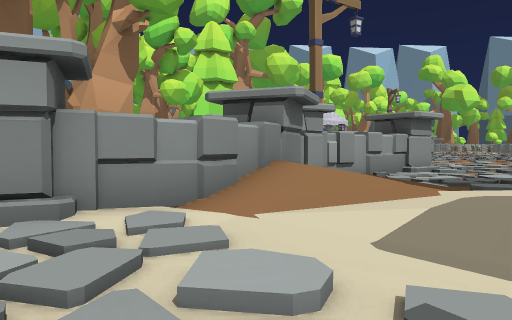
[1] (above)

23 first-person views from a walk through a 3-D level made in the Unity game engine. The camera is 1.3 m above the floor, tilts 2° down and sees 70° across. The floor is counted in squares, 2 m on a side. Each view is taken from the middle of a square. On the plan, view 1 faces up. The plan holds only what a view shows up to about 11 squares ahead; the rest is blank. The place goes on beyond the plan. The player is left out. Some animated figures are left out. Some surface patterns are stand-ins.

[2]
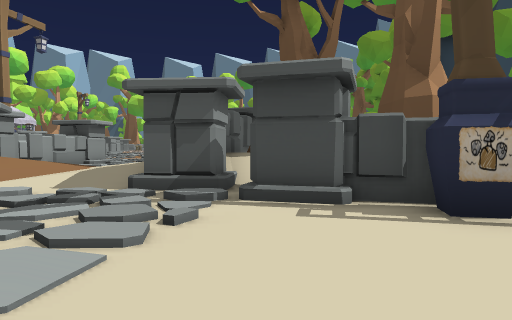

[3]
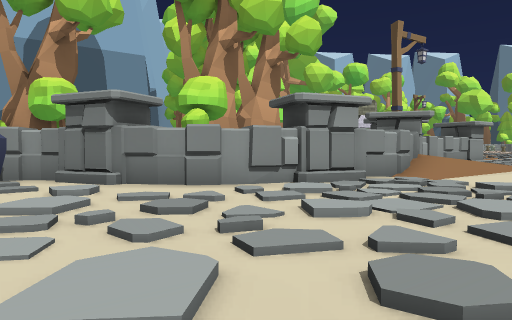

[4]
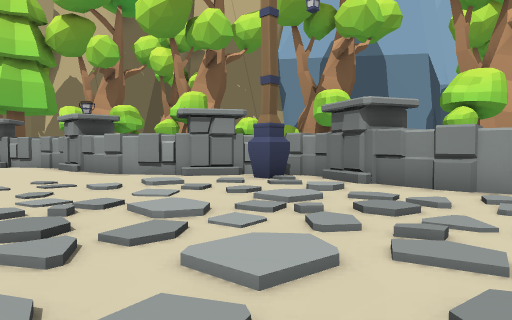

[5]
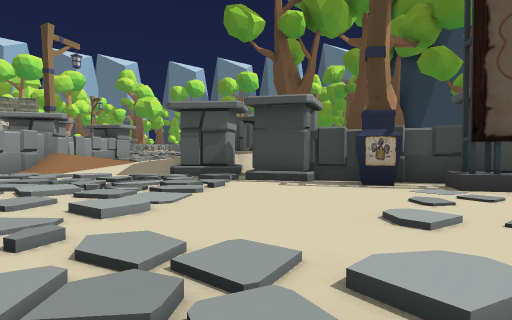

[6]
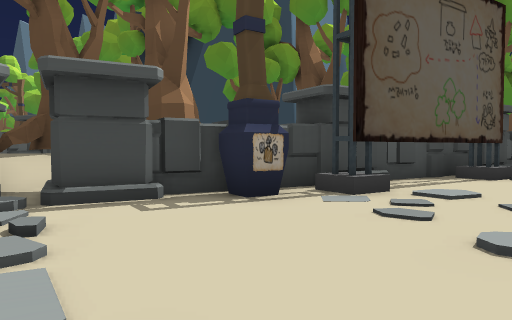

[7]
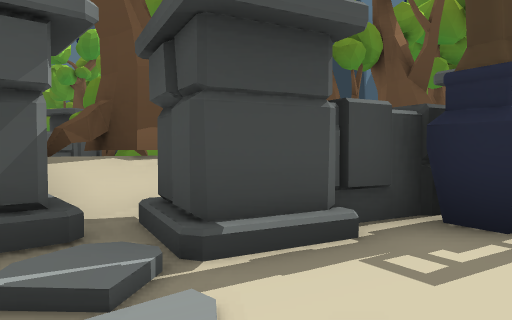

[8]
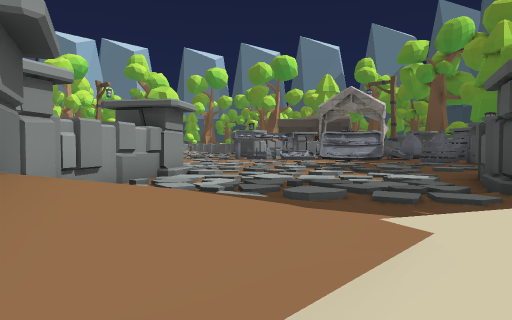

[9]
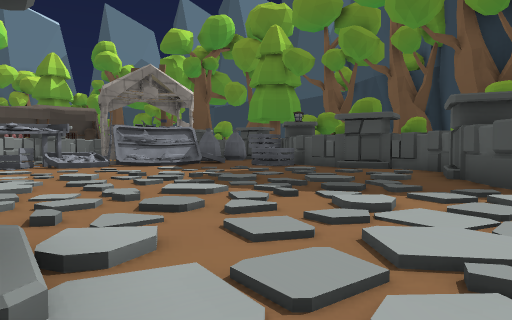

[10]
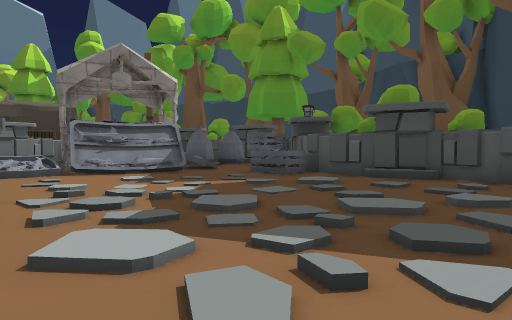

[11]
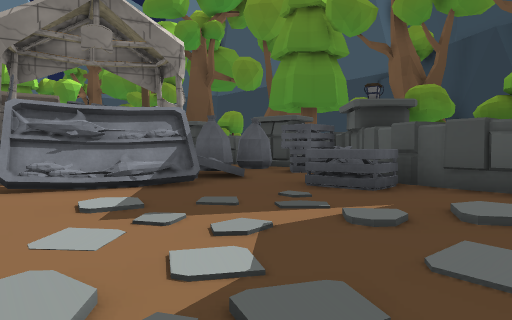

[12]
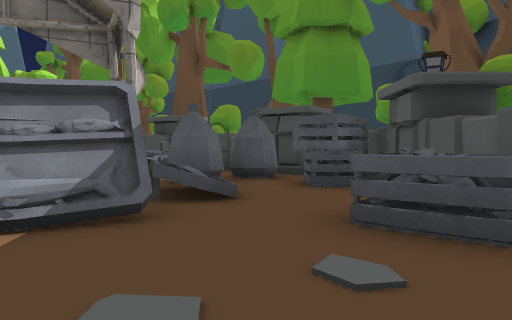

[13]
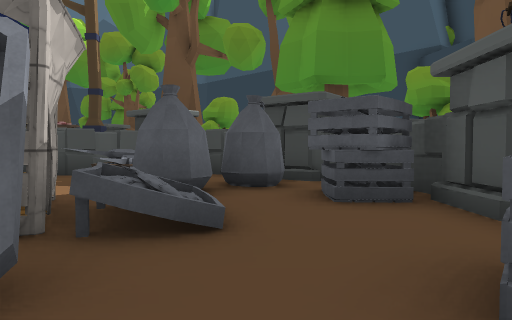

[14]
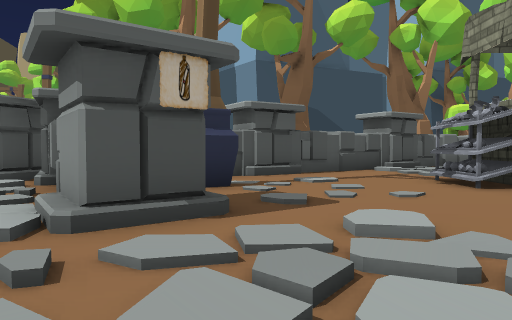

[15]
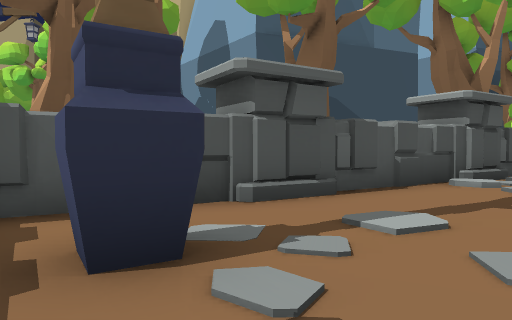

[16]
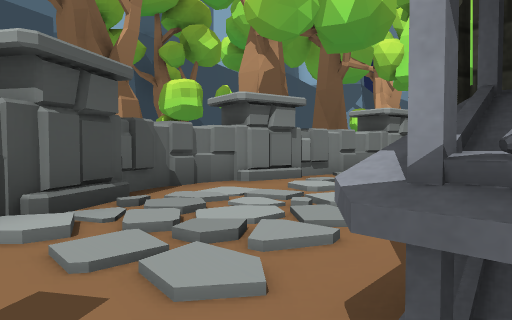

[17]
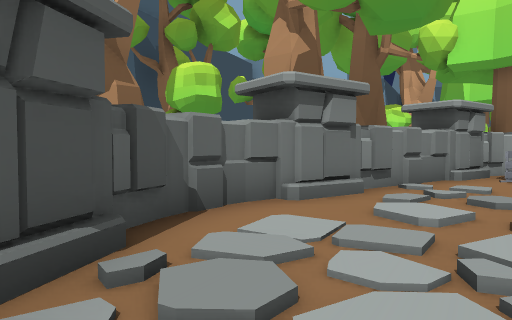

[18]
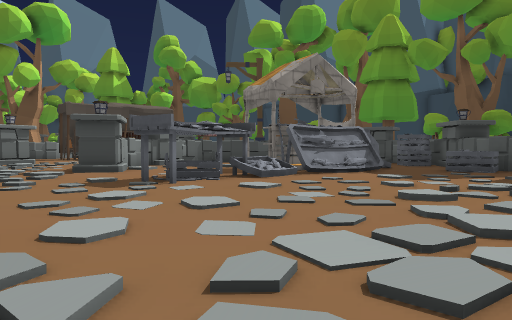

[19]
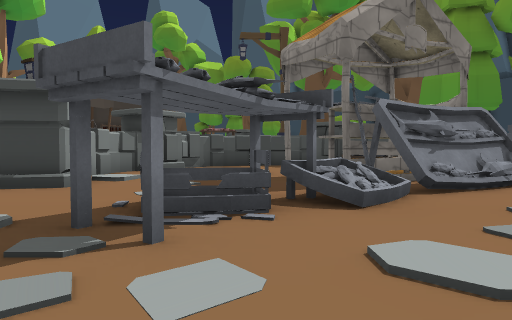

[20]
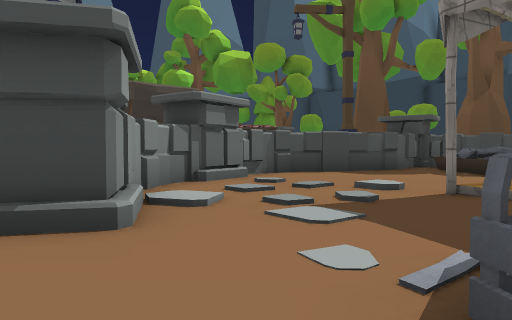

[21]
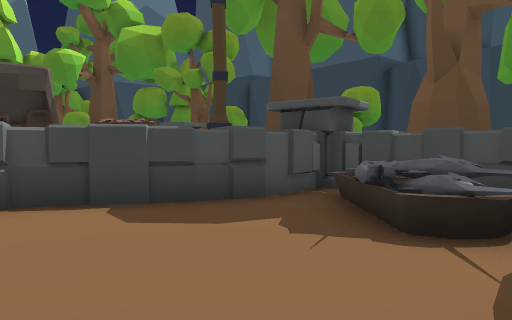

[22]
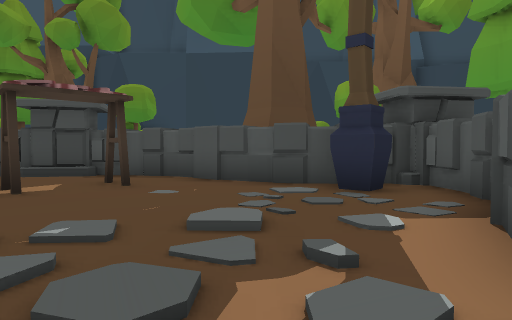

[23]
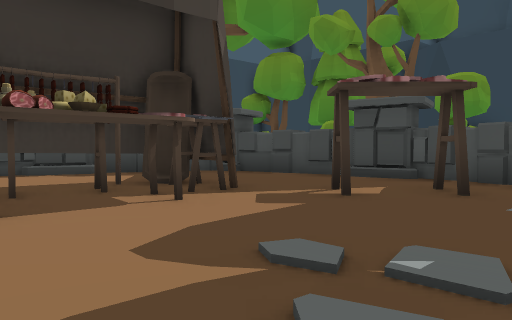

### Floor plan
Key: @ floor where view 1 was taken; # wall or solid block; . main floor; : floor 0.25 m higher than the main floor; - floor 0.25 m lower than the main floor; + floor 1 m higher than the main floor; / step, stairs or slope; O other object.
Columns run from 14 left of view 1 to 36 right of it. Each row starts with its distance up from view 1.
 24        OO O..                               #..OO
 23       OOOOO./                              O#...O O
 22      OOOO O/.                           ...OO#..O O
 21      OOO OO./              /./         ....OO#...OO
 20      O    O//             //./OO###O ./.........OO
 19      OOOO#.../          ......O...#O .//...O...OO
 18       OOO#./..         ...........//##//.......OOO
 17        O ##///.#     ......OO.../....#.....O..OOO
 16           OO///##    /......OO.../...##......##OOO
 15         O OO......./ /....../O..#....##.###### OOO
 14        OO  OO.......//.......O##: ....####     OOO
 13        OOO  OO.....//././.....O##/.OO..#O
 12        O O  OO......///.//....OO##OOOOOOO O
 11              OO.#.OO//.///.....OO:OO..OO  OOO
 10          O O OO.OOO/.///./.........OOOO  OO
  9          OOO  OOO//.././//....OO.OOO#OO  O.O
  8          O O  OO//.///.///.//.O...O## OO OOO
  7    OOO  OOO   OO ////...//....###O##      O
  6    OOO  OOO   #/ ///.././/...O   O  OO
  5    OOO   O   ##//-//..###//.OOO  OOOOO
  4    OOOOO O OO.////-.OO###OOOOO   O O O
  3   OOO..O####//-///OOOO OOO O
  2  O O/#....//.//-/OOO    O  O
  1  ##/..././..////OOOOO O    O
  0 O#..//.///.///@//O:OOOO
 -1 .........///..///OO OOO
 -2 ......./////./...OO  OOO
 -3    ...///.///....#OO   OO
 -4         ././/....#OOO  OOO
 -5            .//....#OO  O+O
 -6            /./. ..#OOO OOO

Where each view was taken, in squares from view 1:
view 1: 0 up, 0 right, facing up
view 2: 4 down, 1 left, facing up-right
view 3: 4 down, 4 left, facing up
view 4: 4 down, 3 left, facing up-left
view 5: 6 down, 3 left, facing up-right
view 6: 3 down, 2 left, facing right
view 7: 1 down, 0 right, facing right
view 8: 3 up, 0 right, facing up-right
view 9: 9 up, 3 right, facing right
view 10: 9 up, 6 right, facing right
view 11: 10 up, 10 right, facing right
view 12: 10 up, 13 right, facing right
view 13: 10 up, 15 right, facing right
view 14: 12 up, 8 right, facing left
view 15: 12 up, 4 right, facing left
view 16: 15 up, 1 right, facing up-left
view 17: 16 up, 1 left, facing up-left
view 18: 15 up, 5 right, facing right
view 19: 16 up, 10 right, facing right
view 20: 18 up, 13 right, facing right
view 21: 14 up, 18 right, facing right
view 22: 20 up, 23 right, facing down-right
view 23: 20 up, 24 right, facing right
